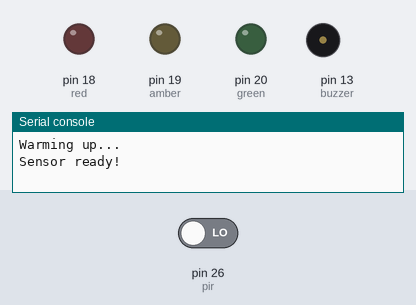
Recording of a program running on a simulated MicroPython board. Shown: output pins drawn as LEDs (lit = HIGH), buzzer (waves = sounding), the last lines printed to the serial console. Dashed ring = blinking. The test bench sets the inputs (shaded band); at power-on: pin 26 (pir) LOW.

Above: at 11.2 s.
11.3 s: pin 26 (pir) driven HIGH
At 12.1 s:
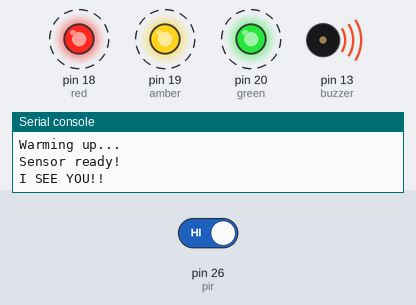
Timing chart, 0 to 20.3 s (numbered marks = the images above; inputs shaded):
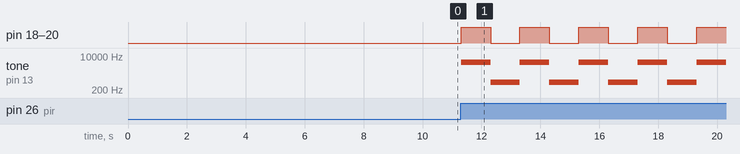

The program:

motionAlarm.py
```python
from machine import Pin, PWM
import time

red = Pin(18, Pin.OUT)
amber = Pin(19, Pin.OUT)
green = Pin(20, Pin.OUT)

buzzer = PWM(Pin(13))

buzzer.duty_u16(0)

pir = Pin(26, Pin.IN, Pin.PULL_DOWN)

print("Warming up...")
time.sleep(10)
print("Sensor ready!")

def alarm():

    buzzer.duty_u16(8000)

    for i in range(5):

        buzzer.freq(5000)

        red.value(1)
        amber.value(1)
        green.value(1)

        time.sleep(1)

        buzzer.freq(500)

        red.value(0)
        amber.value(0)
        green.value(0)

        time.sleep(1)

    buzzer.duty_u16(0)

while True:

    time.sleep(0.01)

    if pir.value() == 1:

        print("I SEE YOU!!")

        alarm()

        print("Sensor active")
```

Measured:
- after the input at 11.3 s, pin 18 (red), pin 19 (amber), pin 20 (green): alternates HIGH for 1.0 s and LOW for 1.0 s, starting at once; tone on pin 13 (buzzer): alternates 5000 Hz for 1.0 s and 500 Hz for 1.0 s, starting at once
